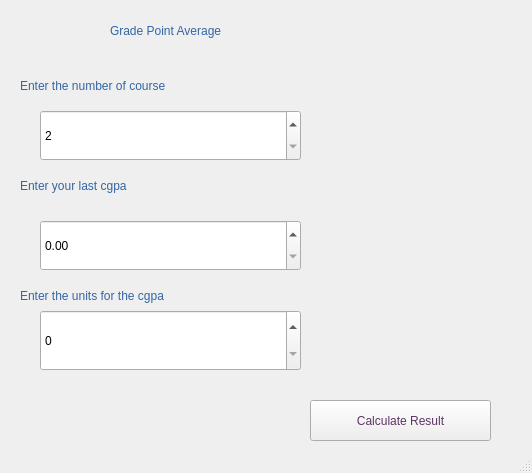
<?xml version="1.0" encoding="UTF-8"?>
<ui version="4.0">
 <class>MainWindow</class>
 <widget class="QMainWindow" name="MainWindow">
  <property name="geometry">
   <rect>
    <x>0</x>
    <y>0</y>
    <width>532</width>
    <height>473</height>
   </rect>
  </property>
  <property name="minimumSize">
   <size>
    <width>532</width>
    <height>473</height>
   </size>
  </property>
  <property name="maximumSize">
   <size>
    <width>532</width>
    <height>473</height>
   </size>
  </property>
  <property name="windowTitle">
   <string>GPA Calculator</string>
  </property>
  <property name="autoFillBackground">
   <bool>true</bool>
  </property>
  <property name="tabShape">
   <enum>QTabWidget::Rounded</enum>
  </property>
  <widget class="QWidget" name="centralwidget">
   <widget class="QLabel" name="label">
    <property name="geometry">
     <rect>
      <x>110</x>
      <y>10</y>
      <width>321</width>
      <height>41</height>
     </rect>
    </property>
    <property name="styleSheet">
     <string notr="true">color:rgb(52, 101, 164);
font: 57 23pt &quot;Century Schoolbook L&quot;;</string>
    </property>
    <property name="text">
     <string>Grade Point Average</string>
    </property>
   </widget>
   <widget class="QLabel" name="label_2">
    <property name="geometry">
     <rect>
      <x>20</x>
      <y>70</y>
      <width>301</width>
      <height>31</height>
     </rect>
    </property>
    <property name="styleSheet">
     <string notr="true">color:rgb(52, 101, 164);
font: italic 17pt &quot;Century Schoolbook L&quot;;</string>
    </property>
    <property name="text">
     <string>Enter the number of course</string>
    </property>
   </widget>
   <widget class="QLabel" name="label_3">
    <property name="geometry">
     <rect>
      <x>20</x>
      <y>170</y>
      <width>261</width>
      <height>31</height>
     </rect>
    </property>
    <property name="styleSheet">
     <string notr="true">color:rgb(52, 101, 164);
font: italic 17pt &quot;Century Schoolbook L&quot;;</string>
    </property>
    <property name="text">
     <string>Enter your last cgpa</string>
    </property>
   </widget>
   <widget class="QLabel" name="label_4">
    <property name="geometry">
     <rect>
      <x>20</x>
      <y>280</y>
      <width>321</width>
      <height>31</height>
     </rect>
    </property>
    <property name="styleSheet">
     <string notr="true">color:rgb(52, 101, 164);
font: italic 17pt &quot;Century Schoolbook L&quot;;</string>
    </property>
    <property name="text">
     <string>Enter the units for the cgpa</string>
    </property>
   </widget>
   <widget class="QSpinBox" name="no_of_units">
    <property name="geometry">
     <rect>
      <x>40</x>
      <y>310</y>
      <width>261</width>
      <height>61</height>
     </rect>
    </property>
    <property name="styleSheet">
     <string notr="true">font: italic 20pt &quot;Century Schoolbook L&quot;;</string>
    </property>
   </widget>
   <widget class="QDoubleSpinBox" name="last_cgpa_box">
    <property name="geometry">
     <rect>
      <x>40</x>
      <y>220</y>
      <width>261</width>
      <height>51</height>
     </rect>
    </property>
    <property name="cursor">
     <cursorShape>IBeamCursor</cursorShape>
    </property>
    <property name="autoFillBackground">
     <bool>true</bool>
    </property>
    <property name="styleSheet">
     <string notr="true">font: italic 20pt &quot;Century Schoolbook L&quot;;</string>
    </property>
    <property name="minimum">
     <double>0.000000000000000</double>
    </property>
    <property name="maximum">
     <double>5.000000000000000</double>
    </property>
    <property name="singleStep">
     <double>0.100000000000000</double>
    </property>
   </widget>
   <widget class="QSpinBox" name="no_of_courses">
    <property name="geometry">
     <rect>
      <x>40</x>
      <y>110</y>
      <width>261</width>
      <height>51</height>
     </rect>
    </property>
    <property name="styleSheet">
     <string notr="true">font: italic 20pt &quot;Century Schoolbook L&quot;;</string>
    </property>
    <property name="minimum">
     <number>2</number>
    </property>
    <property name="maximum">
     <number>25</number>
    </property>
   </widget>
   <widget class="QPushButton" name="calculate_result">
    <property name="geometry">
     <rect>
      <x>310</x>
      <y>400</y>
      <width>181</width>
      <height>41</height>
     </rect>
    </property>
    <property name="styleSheet">
     <string notr="true">color:rgb(92, 53, 102);
font: 75 14pt &quot;Century Schoolbook L&quot;;</string>
    </property>
    <property name="text">
     <string>Calculate Result</string>
    </property>
   </widget>
  </widget>
  <widget class="QStatusBar" name="statusbar"/>
 </widget>
 <resources/>
 <connections/>
</ui>
